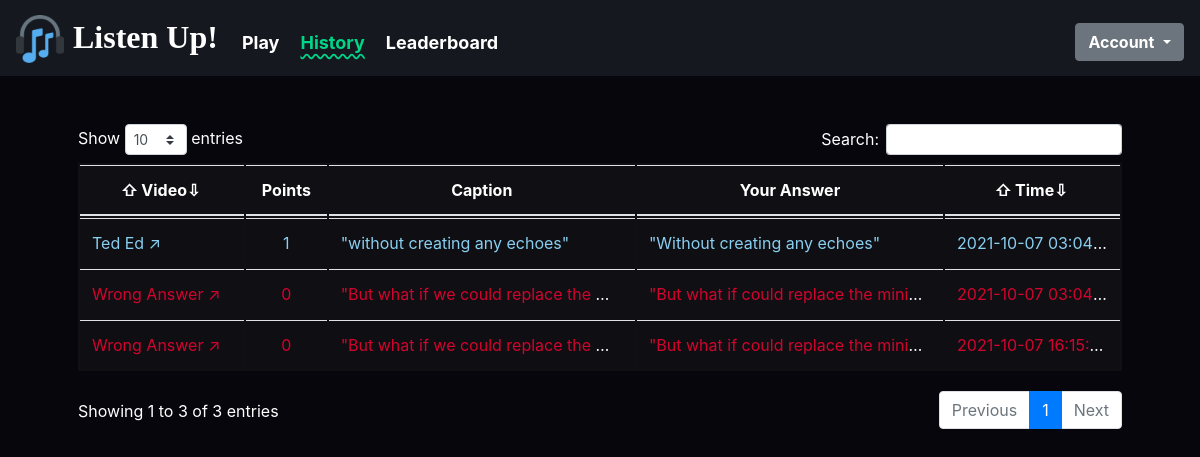
Page /history (signed in) on the committed database.
### tables this page shows
CREATE TABLE history (id INTEGER PRIMARY KEY AUTOINCREMENT NOT NULL, user_id INTEGER NOT NULL, yturl TEXT NOT NULL, caption TEXT NOT NULL, answer TEXT NOT NULL, point NUMERIC NOT NULL, time TIMESTAMP DEFAULT CURRENT_TIMESTAMP NOT NULL, isbuggy INTEGER NOT NULL DEFAULT 0, FOREIGN KEY(user_id) REFERENCES users(id));

### application.py (the view)
@app.route("/history")
@login_required
def history():
    rows = db.execute("SELECT * FROM history WHERE user_id=:id", id=session["user_id"])
    return render_template("history.html", rows=rows)

### application.py (called while the page is built)
@app.after_request
def after_request(response):
    response.headers["Cache-Control"] = "no-cache, no-store, must-revalidate"
    response.headers["Expires"] = 0
    response.headers["Pragma"] = "no-cache"
    return response

### helpers.py (called while the page is built)
def login_required(f):
    @wraps(f)
    def decorated_function(*args, **kwargs):
        if session.get("user_id") is None:
            return redirect("/login")
        return f(*args, **kwargs)
    return decorated_function

### templates/history.html (shortened to what this page needs)
{% extends "layout.html" %}
{% set active_page = "history" %}
{% block main %}
    <table class="table table-striped" id="historytable" style="width: 100%; background-color: #3333;">
        <thead>
            <tr style="text-align: center;">
                <th style="width: 17%;">Video</th>
                <th style="width: 5%;">Points</th>
                <th style="width: 30%;">Caption</th>
                <th style="width: 30%;">Your Answer</th>
                <th style="width: 18%;">Time</th>
            </tr>
        </thead>
        <tbody>
            {% for row in rows %}
                <tr>
                    <td>
                        <a href="{{ row['yturl'] }}" target=”_blank” id="channel">
                            {% if row['point'] == 3 %}
                                <span style="color: #00FFFF;">Minute Earth &#x2197;</span>
                            {% elif row['point'] == 2 %}
                                <span style="color: #088F8F;">Kurzgesagt &#x2197;</span>
                            {% elif row['point'] == 1 %}
                                <span style="color: #89CFF0;">Ted Ed &#x2197;</span>
                            {% else %}
                                <span style="color: #D2042D;">Wrong Answer &#x2197;</span>
                            {% endif %}
                        </a>
                    </td>
                    <td style="text-align: center;">
                        {% if row['point'] == 3 %}
                            <span style="color: #00FFFF;">{{ row['point'] }}</span>
                        {% elif row['point'] == 2 %}
                            <span style="color: #088F8F;">{{ row['point'] }}</span>
                        {% elif row['point'] == 1 %}
                            <span style="color: #89CFF0;">{{ row['point'] }}</span>
                        {% else %}
                            <span style="color: #D2042D;">{{ row['point'] }}</span>
                        {% endif %}
                    </td>
                    <td>
                        {% if row['point'] == 3 %}
                            <span style="color: #00FFFF;" title="{{ row['caption'] }}">"{{ row['caption'] }}"</span>
                        {% elif row['point'] == 2 %}
                            <span style="color: #088F8F;" title="{{ row['caption'] }}">"{{ row['caption'] }}"</span>
                        {% elif row['point'] == 1 %}
                            <span style="color: #89CFF0;" title="{{ row['caption'] }}">"{{ row['caption'] }}"</span>
                        {% else %}
                            <span style="color: #D2042D;" title="{{ row['caption'] }}">"{{ row['caption'] }}"</span>
                        {% endif %}
                    </td>
                    <td>
                        {% if row['point'] == 3 %}
                            <span style="color: #00FFFF;" title="{{ row['answer'] }}">"{{ row['answer'] }}"</span>
                        {% elif row['point'] == 2 %}
                            <span style="color: #088F8F;" title="{{ row['answer'] }}">"{{ row['answer'] }}"</span>
                        {% elif row['point'] == 1 %}
                            <span style="color: #89CFF0;" title="{{ row['answer'] }}">"{{ row['answer'] }}"</span>
                        {% else %}
                            <span style="color: #D2042D;" title="{{ row['answer'] }}">"{{ row['answer'] }}"</span>
                        {% endif %}
                    </td>
                    <td>
                        {% if row['point'] == 3 %}
                            <span style="color: #00FFFF;">{{ row['time'] }}</span>
                        {% elif row['point'] == 2 %}
                            <span style="color: #088F8F;">{{ row['time'] }}</span>
                        {% elif row['point'] == 1 %}
                            <span style="color: #89CFF0;">{{ row['time'] }}</span>
                        {% else %}
                            <span style="color: #D2042D;">{{ row['time'] }}</span>
                        {% endif %}
                    </td>
                </tr>
            {% endfor %}
        </tbody>
    </table>
{% endblock %}

### static/styles.css (style rules this page uses)
.table { width: 100%; margin-bottom: 1rem; background-color: transparent; }
main table { text-align: left; }
table { border-collapse: collapse; }
table { display: table; border-collapse: separate; box-sizing: border-box; text-indent: initial; border-spacing: 2px; border-color: grey; }
body { background-color: #07060d; overflow-x: hidden; }
td { max-width: 100px; white-space: nowrap; overflow: hidden; text-overflow: ellipsis; color: white; }
td:before { content: attr(title); }
th { color: white; }
table.dataTable thead .sorting:before, table.dataTable thead .sorting_asc:before, table.dataTable thead .sorting_desc:before, table.dataTable thead .sorting_asc_disabled:before, table.dataTable thead .sorting_desc_disabled:before { right: 1em; content: "\21E7"; margin-right: 3px; }
table.dataTable thead .sorting:after, table.dataTable thead .sorting_asc:after, table.dataTable thead .sorting_desc:after, table.dataTable thead .sorting_asc_disabled:after, table.dataTable thead .sorting_desc_disabled:after { right: 0.5em; content: "\21E9"; margin-right: 3px; }

### rows in the picture
history: shows "Ted Ed ↗", point "1", caption "without creating any echoes", answer "Without creating any echoes", time "2021-10-07 03:04…"
history: shows "Wrong Answer ↗", point "0", caption "But what if we could replace the…", answer "But what if could replace the mini…", time "2021-10-07 03:04…"
history: shows "Wrong Answer ↗", point "0", caption "But what if we could replace the…", answer "But what if could replace the mini…", time "2021-10-07 16:15:37"
